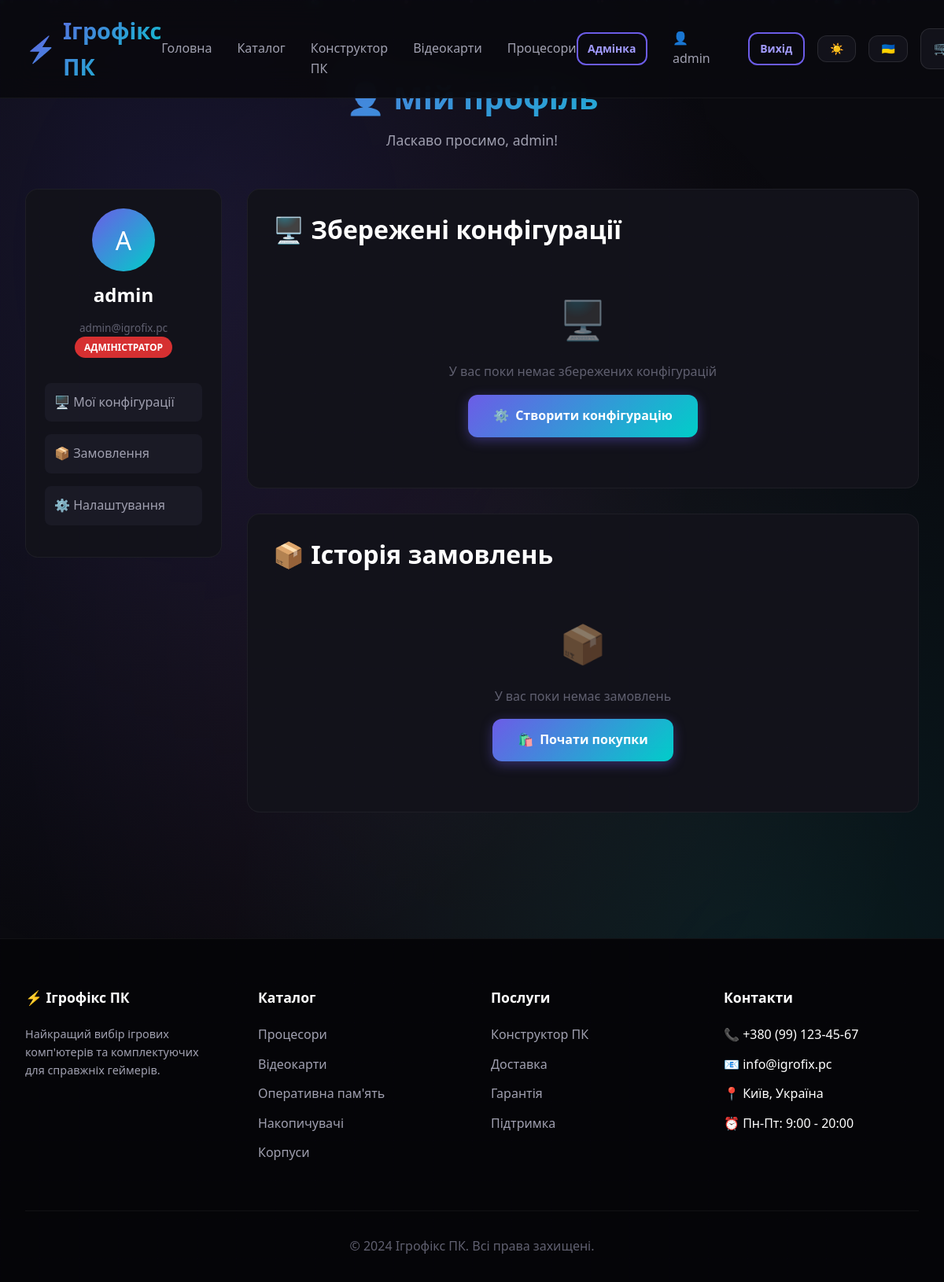
Screenshot of /profile (signed in) with the database file from the repository.
### models.py (models this page shows, shortened)
class User(UserMixin, db.Model):
    __tablename__ = 'users'
    id = db.Column(db.Integer, primary_key=True)
    username = db.Column(db.String(80), unique=True, nullable=False)
    email = db.Column(db.String(120), unique=True, nullable=False)
    password_hash = db.Column(db.String(255), nullable=False)
    role = db.Column(db.String(20), default='client')  # guest, client, admin
    avatar = db.Column(db.String(200), default='default-avatar.png')
    created_at = db.Column(db.DateTime, default=datetime.utcnow)
    configurations = db.relationship('Configuration', backref='user', lazy=True, cascade='all, delete-orphan')
    orders = db.relationship('Order', backref='user', lazy=True, cascade='all, delete-orphan')
    def is_admin(self):
        return self.role == 'admin'

### app.py (the view)
@app.route('/profile')
@login_required
def profile():
    configurations = Configuration.query.filter_by(user_id=current_user.id).order_by(Configuration.created_at.desc()).all()
    orders = Order.query.filter_by(user_id=current_user.id).order_by(Order.created_at.desc()).all()
    return render_template('profile.html',
                         configurations=configurations,
                         orders=orders)

### app.py (called while the page is built)
@login_manager.user_loader
def load_user(user_id):
    return User.query.get(int(user_id))

### templates/profile.html (shortened to what this page needs)
{% extends "base.html" %}
{% block content %}
<section class="section" style="padding-top: 100px;">
    <div class="container">
        <div class="section-header">
            <h1 class="section-title">👤 Мій профіль</h1>
            <p class="section-subtitle">Ласкаво просимо, {{ current_user.username }}!</p>
        </div>
        <div style="display: grid; grid-template-columns: 250px 1fr; gap: 2rem;">
            <div class="card" style="padding: 1.5rem; height: fit-content;">
                <div style="text-align: center; margin-bottom: 2rem;">
                    <div style="
                        width: 80px;
                        height: 80px;
                        border-radius: 50%;
                        background: var(--gradient-1);
                        display: flex;
                        align-items: center;
                        justify-content: center;
                        margin: 0 auto 1rem;
                        font-size: 2rem;
                    ">
                        {{ current_user.username[0]|upper }}
                    </div>
                    <h4>{{ current_user.username }}</h4>
                    <p style="color: var(--text-muted); font-size: 0.85rem;">{{ current_user.email }}</p>
                    <span class="badge {% if current_user.is_admin() %}badge-sale{% else %}badge-new{% endif %}">
                        {{ 'Адміністратор' if current_user.is_admin() else 'Клієнт' }}
                    </span>
                </div>
                <nav>
                    <a href="#configurations" class="nav-link d-block mb-2" style="padding: 0.75rem; border-radius: 8px; background: var(--card-bg-hover);">
                        🖥️ Мої конфігурації
                    </a>
                    <a href="#orders" class="nav-link d-block mb-2" style="padding: 0.75rem; border-radius: 8px; background: var(--card-bg-hover);">
                        📦 Замовлення
                    </a>
                    <a href="{{ url_for('edit_profile') }}" class="nav-link d-block mb-2" style="padding: 0.75rem; border-radius: 8px; background: var(--card-bg-hover);">
                        ⚙️ Налаштування
                    </a>
                </nav>
            </div>
            <div>
                <div id="configurations" class="card" style="padding: 2rem; margin-bottom: 2rem;">
                    <h3 style="margin-bottom: 1.5rem;">🖥️ Збережені конфігурації</h3>
                    {% if configurations %}
                    <div style="display: grid; gap: 1rem;">
                        {% for config in configurations %}
                        <div style="
                            padding: 1.5rem;
                            background: var(--card-bg-hover);
                            border-radius: 12px;
                            display: flex;
                            justify-content: space-between;
                            align-items: center;
                        ">
                            <div>
                                <h4>{{ config.name }}</h4>
                                <p style="color: var(--text-muted); font-size: 0.85rem;">
                                    Створено: {{ config.created_at.strftime('%d.%m.%Y') }}
                                </p>
                                <p style="color: var(--primary-light); font-weight: 600; margin-top: 0.5rem;">
                                    {{ "{:,.0f}".format(config.total_price).replace(",", " ") }} ₴
                                </p>
                            </div>
                            <div style="display: flex; gap: 0.5rem;">
                                <a href="{{ url_for('builder') }}" class="btn btn-primary btn-sm">
                                    <span>⚙️</span> Редагувати
                                </a>
                                <button class="btn btn-secondary btn-sm">
                                    <span>🛒</span> В кошик
                                </button>
                            </div>
                        </div>
                        {% endfor %}
                    </div>
                    {% else %}
                    <div style="text-align: center; padding: 2rem;">
                        <span style="font-size: 3rem; opacity: 0.5;">🖥️</span>
                        <p style="color: var(--text-muted); margin-top: 1rem;">У вас поки немає збережених конфігурацій</p>
                        <a href="{{ url_for('builder') }}" class="btn btn-primary mt-2">
                            <span>⚙️</span> Створити конфігурацію
                        </a>
                    </div>
                    {% endif %}
                </div>
                <div id="orders" class="card" style="padding: 2rem;">
                    <h3 style="margin-bottom: 1.5rem;">📦 Історія замовлень</h3>
                    {% if orders %}
                    <div style="display: grid; gap: 1rem;">
                        {% for order in orders %}
                        <div style="
                            padding: 1.5rem;
                            background: var(--card-bg-hover);
                            border-radius: 12px;
                        ">
                            <div style="display: flex; justify-content: space-between; align-items: start; margin-bottom: 1rem;">
                                <div>
                                    <h4>Замовлення #{{ order.id }}</h4>
                                    <p style="color: var(--text-muted); font-size: 0.85rem;">
                                        {{ order.created_at.strftime('%d.%m.%Y %H:%M') }}
                                    </p>
                                </div>
                                <span class="badge badge-new">{{ order.status }}</span>
                            </div>
                            <div style="display: flex; justify-content: space-between; align-items: center;">
                                <div>
                                    <span style="color: var(--text-secondary);">Сума:</span>
                                    <span style="color: var(--primary-light); font-weight: 600; margin-left: 0.5rem;">
                                        {{ "{:,.0f}".format(order.total_price).replace(",", " ") }} ₴
                                    </span>
                                </div>
                                <a href="#" class="btn btn-secondary btn-sm">
                                    <span>👁️</span> Деталі
                                </a>
                            </div>
                        </div>
                        {% endfor %}
                    </div>
                    {% else %}
                    <div style="text-align: center; padding: 2rem;">
                        <span style="font-size: 3rem; opacity: 0.5;">📦</span>
                        <p style="color: var(--text-muted); margin-top: 1rem;">У вас поки немає замовлень</p>
                        <a href="{{ url_for('catalog') }}" class="btn btn-primary mt-2">
                            <span>🛍️</span> Почати покупки
                        </a>
                    </div>
                    {% endif %}
                </div>
            </div>
        </div>
    </div>
</section>
{% endblock %}

### templates/base.html (shortened to what this page needs)
<!DOCTYPE html>
<html lang="uk">
<head>
    <link rel="stylesheet" href="{{ url_for('static', filename='css/style.css') }}">
    <link rel="stylesheet" href="{{ url_for('static', filename='css/animations.css') }}">
</head>
<body>
    <div class="particles-container" id="particlesContainer"></div>
    <nav class="navbar" id="navbar">
        <div class="navbar-content">
            <a href="{{ url_for('index') }}" class="logo">
                <span class="logo-icon">⚡</span>
                <span>Ігрофікс ПК</span>
            </a>
            <ul class="nav-links">
                <li><a href="{{ url_for('index') }}" class="nav-link {% if request.endpoint == 'index' %}active{% endif %}" data-i18n="home">Головна</a></li>
                <li><a href="{{ url_for('catalog') }}" class="nav-link {% if request.endpoint == 'catalog' %}active{% endif %}" data-i18n="catalog">Каталог</a></li>
                <li><a href="{{ url_for('builder') }}" class="nav-link {% if request.endpoint == 'builder' %}active{% endif %}" data-i18n="builder">Конструктор ПК</a></li>
                <li><a href="{{ url_for('catalog', slug='gpu') }}" class="nav-link">Відеокарти</a></li>
                <li><a href="{{ url_for('catalog', slug='cpu') }}" class="nav-link">Процесори</a></li>
            </ul>
            <div class="nav-actions">
                {% if current_user.is_authenticated %}
                    {% if current_user.is_admin() %}
                        <a href="{{ url_for('admin') }}" class="btn btn-secondary btn-sm">Адмінка</a>
                    {% endif %}
                    <a href="{{ url_for('profile') }}" class="nav-link">
                        <span>👤</span> {{ current_user.username }}
                    </a>
                    <a href="{{ url_for('logout') }}" class="btn btn-secondary btn-sm">Вихід</a>
                {% else %}
                    <a href="{{ url_for('login') }}" class="btn btn-secondary btn-sm">Вхід</a>
                    <a href="{{ url_for('register') }}" class="btn btn-primary btn-sm">Реєстрація</a>
                {% endif %}
                <button id="themeToggle" class="btn btn-secondary btn-sm theme-btn" title="Перемкнути тему" data-i18n-title="Toggle theme">
                    <span class="theme-icon">🌙</span>
                </button>
                <button id="langToggle" class="btn btn-secondary btn-sm lang-btn" title="🇺🇦 Українська / 🇺🇸 English">
                    <span id="langIcon">🇺🇦</span>
                </button>
                <a href="{{ url_for('cart') }}" class="cart-btn" id="cartBtn">
                    <span>🛒</span>
                </a>
            </div>
        </div>
    </nav>
    <main>
        {% block content %}{% endblock %}
    </main>
    <footer class="footer">
        <div class="container">
            <div class="footer-grid">
                <div class="footer-section">
                    <h4>⚡ Ігрофікс ПК</h4>
                    <p style="color: var(--text-secondary); font-size: 0.9rem;">
                        Найкращий вибір ігрових комп'ютерів та комплектуючих для справжніх геймерів.
                    </p>
                </div>
                <div class="footer-section">
                    <h4>Каталог</h4>
                    <ul class="footer-links">
                        <li><a href="{{ url_for('catalog', slug='cpu') }}">Процесори</a></li>
                        <li><a href="{{ url_for('catalog', slug='gpu') }}">Відеокарти</a></li>
                        <li><a href="{{ url_for('catalog', slug='ram') }}">Оперативна пам'ять</a></li>
                        <li><a href="{{ url_for('catalog', slug='storage') }}">Накопичувачі</a></li>
                        <li><a href="{{ url_for('catalog', slug='case') }}">Корпуси</a></li>
                    </ul>
                </div>
                <div class="footer-section">
                    <h4>Послуги</h4>
                    <ul class="footer-links">
                        <li><a href="{{ url_for('builder') }}">Конструктор ПК</a></li>
                        <li><a href="#">Доставка</a></li>
                        <li><a href="#">Гарантія</a></li>
                        <li><a href="#">Підтримка</a></li>
                    </ul>
                </div>
                <div class="footer-section">
                    <h4>Контакти</h4>
                    <ul class="footer-links">
                        <li>📞 +380 (99) 123-45-67</li>
                        <li>📧 info@igrofix.pc</li>
                        <li>📍 Київ, Україна</li>
                        <li>⏰ Пн-Пт: 9:00 - 20:00</li>
                    </ul>
                </div>
            </div>
            <div class="footer-bottom">
                <p>&copy; 2024 Ігрофікс ПК. Всі права захищені.</p>
            </div>
        </div>
    </footer>
</body>
</html>

### static/css/animations.css (style rules this page uses)
.particles-container { position: fixed; top: 0; left: 0; width: 100%; height: 100%; pointer-events: none; z-index: -1; overflow: hidden; }

### rows the page displays
User: username "admin", username "A", email "admin@igrofix.pc", role "АДМІНІСТРАТОР"
